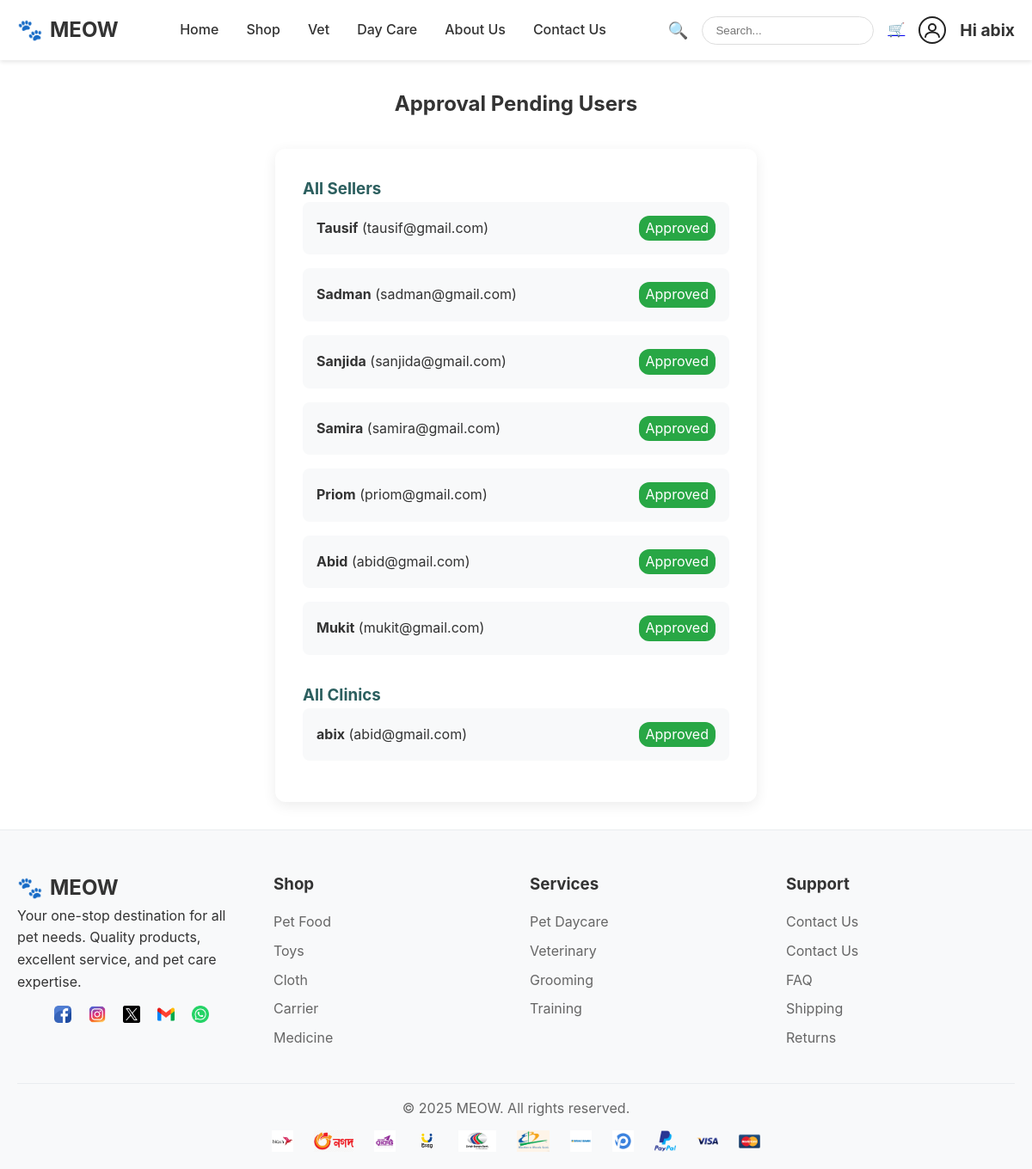
Page /users/approval-pending/ (signed in) on the committed database.
### users/models.py (models this page shows, shortened)
class CustomUser(AbstractUser):
    user_type = models.CharField(max_length=10, choices=USER_TYPE_CHOICES, default='user')
    is_seller = models.BooleanField(default=False)
    is_clinic = models.BooleanField(default=False)
    is_approved = models.BooleanField(default=False)
    photo = models.ImageField(upload_to='profile_photos/', blank=True, null=True)

### users/views.py (the view, shortened to what this page needs)
# urls.py: path('approval-pending/', views.approval_pending, name='approval_pending'),
@login_required
def approval_pending(request):
    User = get_user_model()
    seller_users = User.objects.filter(is_seller=True)
    clinic_users = User.objects.filter(is_clinic=True)
    return render(request, 'users/approval_pending.html', {
        'seller_users': seller_users,
        'clinic_users': clinic_users,
    })

### shop/context_processors.py (called while the page is built)
def cart_context(request):
    cart = request.session.get('cart', {})
    if isinstance(cart, list):
        cart_count = len(cart)
    else:
        cart_count = sum(cart.values()) if cart else 0
    return {
        'cart_count': cart_count
    }

### templates/users/approval_pending.html
{% extends 'base.html' %}
{% block content %}
<div style="max-width:600px;margin:2rem auto;padding:0 20px;">
    <h2 style="text-align:center;margin-bottom:2rem;">Approval Pending Users</h2>
    <div style="background:#fff;border-radius:12px;box-shadow:0 4px 16px rgba(0,0,0,0.08);padding:2rem;">
        <h3 style="color:#2c5f5f;">All Sellers</h3>
        {% if seller_users %}
            <ul style="list-style:none;padding:0;">
            {% for user in seller_users %}
                <li style="margin-bottom:1rem;padding:1rem;background:#f8f9fa;border-radius:8px;display:flex;justify-content:space-between;align-items:center;">
                    <span><strong>{{ user.get_full_name|default:user.username }}</strong> ({{ user.email }})</span>
                    {% if user.is_approved %}
                        <span style="background:#28a745;color:#fff;padding:2px 8px;border-radius:12px;">Approved</span>
                    {% else %}
                        <form method="post" style="margin:0;display:inline;">
                            {% csrf_token %}
                            <button type="submit" name="approve_seller_id" value="{{ user.id }}" style="background:#ff6b35;color:#fff;padding:2px 8px;border:none;border-radius:12px;font-size:0.85rem;cursor:pointer;">Approve</button>
                        </form>
                    {% endif %}
                </li>
            {% endfor %}
            </ul>
        {% else %}
            <p>No sellers found.</p>
        {% endif %}
        <h3 style="color:#2c5f5f;margin-top:2rem;">All Clinics</h3>
        {% if clinic_users %}
            <ul style="list-style:none;padding:0;">
            {% for user in clinic_users %}
                <li style="margin-bottom:1rem;padding:1rem;background:#f8f9fa;border-radius:8px;display:flex;justify-content:space-between;align-items:center;">
                    <span><strong>{{ user.get_full_name|default:user.username }}</strong> ({{ user.email }})</span>
                    {% if user.is_approved %}
                        <span style="background:#28a745;color:#fff;padding:2px 8px;border-radius:12px;">Approved</span>
                    {% else %}
                        <form method="post" style="margin:0;display:inline;">
                            {% csrf_token %}
                            <button type="submit" name="approve_clinic_id" value="{{ user.id }}" style="background:#ff6b35;color:#fff;padding:2px 8px;border:none;border-radius:12px;font-size:0.85rem;cursor:pointer;">Approve</button>
                        </form>
                    {% endif %}
                </li>
            {% endfor %}
            </ul>
        {% else %}
            <p>No clinics found.</p>
        {% endif %}
    </div>
</div>
{% endblock %}

### templates/base.html (shortened to what this page needs)
{% load static %}
<!DOCTYPE html>
<html lang="en">
<head>
</head>
<body>
<header>
    <div class="container">
        <div class="header-content">
            <div class="logo">MEOW</div>
            <nav>
                <ul>
                    <li><a href="{% url 'users:user_home_page' %}">Home</a></li>
                    <li><a href="{% url 'shop:shop' %}">Shop</a></li>
                    <li><a href="{% url 'vets:clinic_doctor_list' %}">Vet</a></li>
                    <li><a href="{% url 'vets:clinic_list' %}">Day Care</a></li>
                    <li><a href="{% url 'about_us' %}">About Us</a></li>
                    <li><a href="{% url 'contact_us' %}">Contact Us</a></li>
                </ul>
            </nav>
            <div class="header-icons">
                {% if request.resolver_match.url_name != "login" and request.resolver_match.url_name != "register" %}
                    <span>🔍</span>
                    <input type="text" placeholder="Search..." class="search-bar">
                    <a href="{% url 'shop:cart' %}">🛒</a>
                    {% if user.is_authenticated %}
                        <a href="{% url 'users:profile' %}" class="profile-link" style="display:flex;align-items:center;gap:10px;">
                            <span style="display:inline-flex;align-items:center;">
                            </span>
                        </a>
                        <span style="font-weight:700; color: #333;">Hi {{ user.username }}</span>
                    {% endif %}
                {% endif %}
            </div>
        </div>
    </div>
</header>
<main>
    {% block content %}{% endblock %}
</main>
<footer>
    <div class="container">
        <div class="footer-content">
            <div class="footer-section">
                <div class="logo">MEOW</div>
                <p>Your one-stop destination for all pet needs. Quality products, excellent service, and pet care expertise.</p>
                <div class="social-icons">
                    <a href="https://www.facebook.com" target="_blank" class="social-icon">
                        <img src="{% static 'images/social_icon/facebook.png' %}" alt="Facebook">
                    </a>
                    <a href="https://www.instagram.com" target="_blank" class="social-icon">
                        <img src="{% static 'images/social_icon/instagram.png' %}" alt="Instagram">
                    </a>
                    <a href="https://www.twitter.com" target="_blank" class="social-icon">
                        <img src="{% static 'images/social_icon/twitter.png' %}" alt="Twitter">
                    </a>
                    <a href="mailto:yourmail@gmail.com" target="_blank" class="social-icon">
                        <img src="{% static 'images/social_icon/gmail.png' %}" alt="Gmail">
                    </a>
                    <a href="https://wa.me/1234567890" target="_blank" class="social-icon">
                        <img src="{% static 'images/social_icon/whatsapp.png' %}" alt="WhatsApp">
                    </a>
                </div>
            </div>
            <div class="footer-section">
                <h3>Shop</h3>
                <ul>
                    <li><a href="{% url 'shop:food' %}">Pet Food</a></li>
                    <li><a href="{% url 'shop:toy' %}">Toys</a></li>
                    <li><a href="{% url 'shop:cloth' %}">Cloth</a></li>
                    <li><a href="{% url 'shop:carrier' %}">Carrier</a></li>
                    <li><a href="{% url 'shop:medicine' %}">Medicine</a></li>
                </ul>
            </div>
            <div class="footer-section">
                <h3>Services</h3>
                <ul>
                    <li><a href="#">Pet Daycare</a></li>
                    <li><a href="#">Veterinary</a></li>
                    <li><a href="#">Grooming</a></li>
                    <li><a href="#">Training</a></li>
                </ul>
            </div>
            <div class="footer-section">
                <h3>Support</h3>
                <ul>
                    <li><a href="{% url 'users:contact_us' %}">Contact Us</a></li>
                    <li><a href="{% url 'about_us' %}">Contact Us</a></li>
                    <li><a href="#">FAQ</a></li>
                    <li><a href="#">Shipping</a></li>
                    <li><a href="#">Returns</a></li>
                </ul>
            </div>
        </div>
        <div class="footer-bottom">
            <p>&copy; 2025 MEOW. All rights reserved.</p>
            <div class="payment-methods">
                <div class="payment-method"><img src="{% static 'images/icon/bkash.png' %}" alt="Bkash"></div>
                <div class="payment-method"><img src="{% static 'images/icon/Nagad.png' %}" alt="Nagad"></div>
                <div class="payment-method"><img src="{% static 'images/icon/rocket.png' %}" alt="Rocket"></div>
                <div class="payment-method"><img src="{% static 'images/icon/upay.png' %}" alt="Upay"></div>
                <div class="payment-method"><img src="{% static 'images/icon/dbbl.jpg' %}" alt="DBBL"></div>
                <div class="payment-method"><img src="{% static 'images/icon/ebl.png' %}" alt="EBL"></div>
                <div class="payment-method"><img src="{% static 'images/icon/BRAC.png' %}" alt="Brac Bank"></div>
                <div class="payment-method"><img src="{% static 'images/icon/pathao_pay.png' %}" alt="Pathao Pay"></div>
                <div class="payment-method"><img src="{% static 'images/icon/paypal.png' %}" alt="PayPal"></div>
                <div class="payment-method"><img src="{% static 'images/icon/visa.png' %}" alt="Visa"></div>
                <div class="payment-method"><img src="{% static 'images/icon/card.png' %}" alt="MasterCard"></div>
            </div>
        </div>
    </div>
</footer>
</body>
</html>

### templates/base.html (style rules this page uses)
* { margin: 0; padding: 0; box-sizing: border-box; }
body { font-family: -apple-system, BlinkMacSystemFont, 'Segoe UI', Roboto, Oxygen, Ubuntu, Cantarell, sans-serif; line-height: 1.6; color: #333; }
.container { max-width: 1200px; margin: 0 auto; padding: 0 20px; }
header { background: white; padding: 1rem 0; box-shadow: 0 2px 5px rgba(0,0,0,0.1); position: sticky; top: 0; z-index: 100; }
.header-content { display: flex; justify-content: space-between; align-items: center; }
.logo { display: flex; align-items: center; font-size: 1.5rem; font-weight: bold; color: #333; }
.logo::before { content: "🐾"; margin-right: 8px; }
nav ul { display: flex; list-style: none; gap: 2rem; }
nav a { text-decoration: none; color: #333; font-weight: 500; transition: color 0.3s; }
.header-icons { display: flex; gap: 1rem; align-items: center; }
.header-icons span { cursor: pointer; font-size: 1.2rem; }
.search-bar { padding: 8px 15px; border: 1px solid #ddd; border-radius: 20px; outline: none; width: 200px; }
footer { background: #f8f9fa; color: #333; padding: 3rem 0 1rem; border-top: 1px solid #e9ecef; }
.footer-content { display: grid; grid-template-columns: repeat(auto-fit, minmax(250px, 1fr)); gap: 2rem; margin-bottom: 2rem; }
.footer-section h3 { margin-bottom: 1rem; color: #333; font-weight: bold; }
.footer-section ul { list-style: none; }
.footer-section ul li { margin-bottom: 0.5rem; }
.footer-section ul li a { color: #666; text-decoration: none; }
.footer-bottom { border-top: 1px solid #e9ecef; padding-top: 1rem; text-align: center; color: #666; }
.footer-section p { margin-bottom: 15px; }
.social-icons { display: flex; justify-content: center; align-items: center; gap: 20px; }
.social-icon img { height: 20px; width: auto; display: block; transition: transform 0.2s; }
.payment-methods { margin-top: 0.5rem; display: flex; justify-content: center; gap: 8px; }
.payment-method { padding: 4px 8px; border-radius: 3px; font-size: 11px; font-weight: bold; color: white; }
.payment-method img { height: 25px; width: auto; display: block; }

### rows in the picture
CustomUser: username "abix", get_full_name "abix", email "abid@gmail.com", is_approved "Approved"
CustomUser: get_full_name "Tausif", email "tausif@gmail.com", is_approved "Approved"
CustomUser: get_full_name "Sadman", email "sadman@gmail.com", is_approved "Approved"
CustomUser: get_full_name "Sanjida", email "sanjida@gmail.com", is_approved "Approved"
CustomUser: get_full_name "Samira", email "samira@gmail.com", is_approved "Approved"
CustomUser: get_full_name "Priom", email "priom@gmail.com", is_approved "Approved"
CustomUser: get_full_name "Abid", email "abid@gmail.com", is_approved "Approved"
CustomUser: get_full_name "Mukit", email "mukit@gmail.com", is_approved "Approved"
